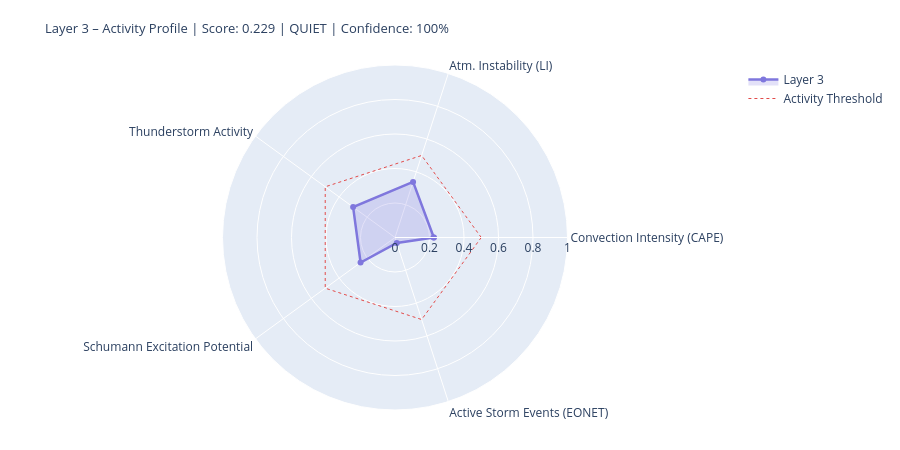

The notebook cell saved with this chart:
### Markdown cell above
---
## 4. State Assessment & Handoff to Layer 4/5

### Code cell
# ============================================================
# LAYER-3-SCORE
# Five dynamic components
# ============================================================

def norm(v, lo, hi):
    if v is None or (isinstance(v, float) and math.isnan(v)): return None
    return round(max(0.0, min(1.0, (v - lo) / (hi - lo))), 4)

# --- 1) Convection intensity (global CAPE mean) ---
cape_mean = df_atm['cape'].dropna().mean() if not df_atm.empty else None
conv_score = norm(cape_mean, 0, 3000)
conv_src   = 'primary' if cape_mean is not None else 'missing'

# --- 2) Atmospheric instability (LI mean) ---
li_mean   = df_atm['li'].dropna().mean() if not df_atm.empty else None
# Negative LI = unstable → higher score
instab_score = norm(-li_mean if li_mean is not None else None, -6, 6)
instab_src   = 'primary' if li_mean is not None else 'missing'

# --- 3) Thunderstorm activity (mean thunder score + WMO count) ---
thunder_mean = df_atm['thunder_score'].mean() if not df_atm.empty else None
n_thunder    = int(df_atm['thunderstorm'].sum()) if not df_atm.empty else 0
thunder_score_val = norm(
    (thunder_mean or 0) * 0.7 + n_thunder * 0.1, 0, 1.0
) if thunder_mean is not None else None
thunder_src = 'primary'

# --- 4) Schumann excitation potential (weighted Schumann contribution) ---
schumann_pot = df_atm['schumann_contribution'].mean() if not df_atm.empty else None
# Boosted by Layer-2 thunderstorm trigger
if schumann_pot is not None and l2_thunder:
    schumann_pot = min(1.0, schumann_pot * 1.2)
schumann_score = norm(schumann_pot, 0, 1.0) if schumann_pot is not None else None
schumann_src   = 'derived'

# --- 5) Storm activity (NASA EONET) ---
# Distinction: None = data not loaded, 0.0 = loaded but no events
storm_score = None
storm_src   = 'missing'
if raw.get('storms') is not None:          # API reached successfully
    storm_score = norm(len(storm_events), 0, 30) if storm_events else 0.0
    storm_src   = 'primary'

# X-Ray and Kp: context only, not in dynamic score
# (X-Ray = Layer-0/4 driver; Kp = geomagnetic index, not a lightning proxy)
xray_context = None
if raw.get('xray'):
    df_xc = pd.DataFrame(raw['xray'])
    fc = next((c for c in df_xc.columns
               if any(k in c.lower() for k in ['flux','long']) and 'time' not in c.lower()),
              df_xc.columns[1])
    df_xc[fc] = pd.to_numeric(df_xc[fc], errors='coerce')
    xray_last = df_xc[fc].dropna().iloc[-1] if not df_xc[fc].dropna().empty else None
    if xray_last:
        xray_class = ('X' if xray_last>=1e-4 else 'M' if xray_last>=1e-5
                      else 'C' if xray_last>=1e-6 else 'B')
        xray_context = {'flux': float(xray_last), 'class': xray_class}
        print(f'X-Ray context: {xray_class}-class ({xray_last:.2e} W/m²)')

# --- Aggregate ---
COMPONENTS = {
    'Convection Intensity (CAPE)':  {'score': conv_score,       'source': conv_src,    'dynamic': True},
    'Atm. Instability (LI)':         {'score': instab_score,     'source': instab_src,  'dynamic': True},
    'Thunderstorm Activity':              {'score': thunder_score_val, 'source': thunder_src, 'dynamic': True},
    'Schumann Excitation Potential':   {'score': schumann_score,   'source': schumann_src,'dynamic': True},
    'Active Storm Events (EONET)': {'score': storm_score,      'source': storm_src,   'dynamic': True},
}

available   = {k: v['score'] for k, v in COMPONENTS.items() if v['score'] is not None}
unavailable = [k for k, v in COMPONENTS.items() if v['score'] is None]
layer3_score = round(sum(available.values()) / len(available), 4) if available else None
confidence   = round(len(available) / len(COMPONENTS), 2)
level = ('unknown' if layer3_score is None
         else 'quiet'   if layer3_score < 0.3
         else 'moderate' if layer3_score < 0.6
         else 'active')
dominant_l3 = max(available, key=available.get) if available else 'none'

# --- Ausgabe ---
W = 68
print('=' * W)
print('LAYER 3 – ATMOSPHERE / WEATHER / THUNDERSTORMS – STATE ASSESSMENT')
print('=' * W)
for name, comp in COMPONENTS.items():
    s = comp['score']
    if s is not None:
        bar = '█' * int(s * 20) + '░' * (20 - int(s * 20))
        print(f'  {name:<36} {bar}  {s:.3f}  [{comp["source"]}]')
    else:
        print(f'  {name:<36} {"─" * 20}  n/a   [missing]')
print('-' * W)
print(f'  Score:        {layer3_score:.3f}  ({len(available)}/{len(COMPONENTS)} components)')
print(f'  Confidence:   {confidence:.0%}')
print(f'  Level:        {level.upper()}')
print(f'  Dominant:     {dominant_l3}')
print(f'  CAPE mean:    {cape_mean:.0f} J/kg' if cape_mean else '  CAPE mean:    n/a')
print(f'  LI mean:      {li_mean:.1f} K' if li_mean is not None else '  LI mean:      n/a')
print(f'  Thunderstorms:{n_thunder} points (WMO)  +  {len(storm_events)} NASA EONET')
print('=' * W)

# Radar
cats   = list(available.keys())
vals_r = list(available.values())
if len(cats) >= 3:
    fig = go.Figure()
    fig.add_trace(go.Scatterpolar(
        r=vals_r + [vals_r[0]], theta=cats + [cats[0]],
        fill='toself', fillcolor='rgba(127,119,221,0.22)',
        line=dict(color='#7F77DD', width=2.5), name='Layer 3'
    ))
    fig.add_trace(go.Scatterpolar(
        r=[0.5] * (len(cats)+1), theta=cats + [cats[0]],
        line=dict(color='#E24B4A', dash='dot', width=1),
        mode='lines', name='Activity Threshold'
    ))
    fig.update_layout(
        title=dict(
            text=f'Layer 3 – Activity Profile | Score: {layer3_score:.3f} | {level.upper()} | Confidence: {confidence:.0%}',
            font=dict(size=13)
        ),
        polar=dict(radialaxis=dict(visible=True, range=[0, 1])),
        height=450, showlegend=True,
        margin=dict(l=60, r=60, t=65, b=40)
    )
    fig.show()

### Figure 1 — Plotly figure (JSON) as saved in the notebook; plotly's stock layout.template omitted (floating-point values rounded to 4 significant figures)
{"data": [{"fill": "toself", "fillcolor": "rgba(127,119,221,0.22)", "line": {"color": "#7F77DD", "width": 2.5}, "name": "Layer 3", "r": [0.225, 0.3389, 0.3001, 0.2467, 0.0333, 0.225], "theta": ["Convection Intensity (CAPE)", "Atm. Instability (LI)", "Thunderstorm Activity", "Schumann Excitation Potential", "Active Storm Events (EONET)", "Convection Intensity (CAPE)"], "type": "scatterpolar"}, {"line": {"color": "#E24B4A", "dash": "dot", "width": 1}, "mode": "lines", "name": "Activity Threshold", "r": [0.5, 0.5, 0.5, 0.5, 0.5, 0.5], "theta": ["Convection Intensity (CAPE)", "Atm. Instability (LI)", "Thunderstorm Activity", "Schumann Excitation Potential", "Active Storm Events (EONET)", "Convection Intensity (CAPE)"], "type": "scatterpolar"}], "layout": {"height": 450, "margin": {"b": 40, "l": 60, "r": 60, "t": 65}, "polar": {"radialaxis": {"range": [0, 1], "visible": true}}, "showlegend": true, "title": {"font": {"size": 13}, "text": "Layer 3 – Activity Profile | Score: 0.229 | QUIET | Confidence: 100%"}}}
